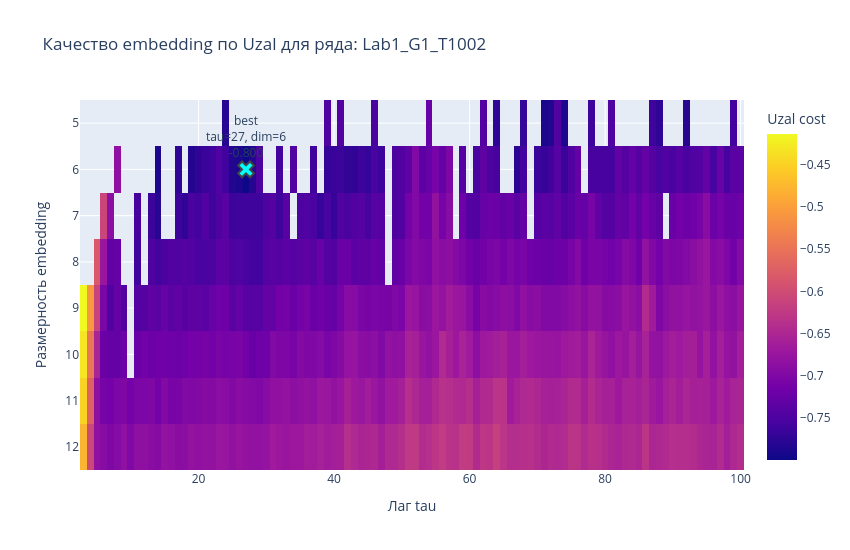
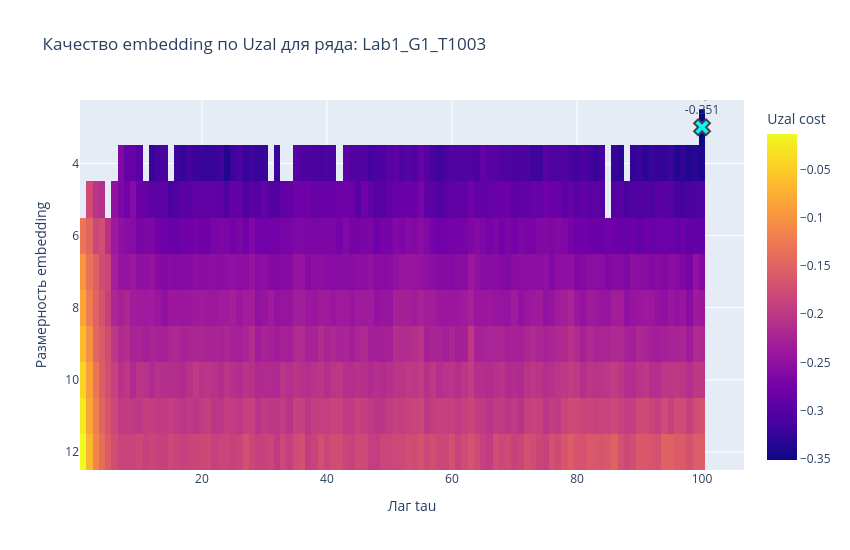
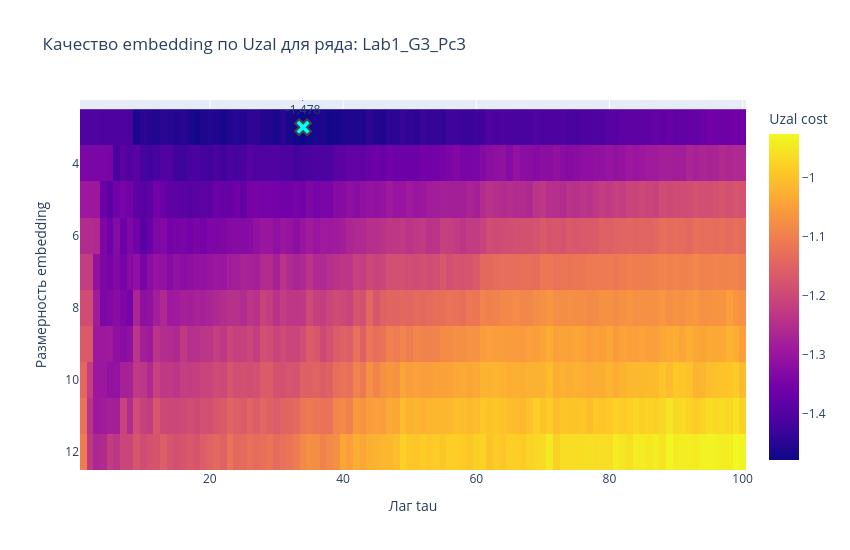
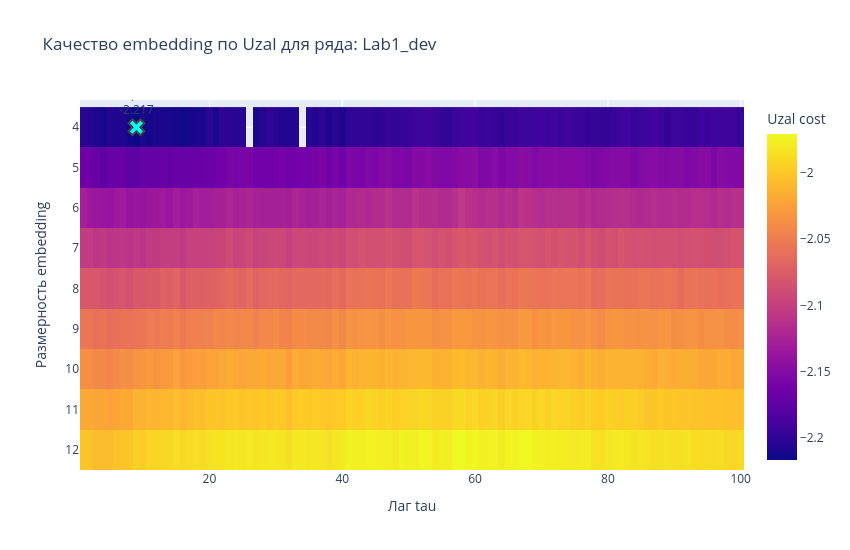

The notebook cell saved with these charts, in order:
### Markdown cell above
## Визуализация качества вложения по критерию Узала

### Code cell
# ошибки реконструкции
# ошибки обусловленные шумами

def plot_random_uzal_quality(
    results_df,
    n_series=15,
    random_state=42,
    min_points=5
):
    """
    Строит графики зависимости качества вложения Uzal
    от лага tau и размерности dimension для n_series случайных рядов.

    На каждом графике крестиком отмечается лучший результат
    (минимальное значение uzal_cost).
    """

    required_columns = {"column", "tau", "dimension", "uzal_cost"}
    missing_columns = required_columns - set(results_df.columns)

    if missing_columns:
        raise ValueError(f"В таблице нет колонок: {sorted(missing_columns)}")

    df = results_df.dropna(subset=["column", "tau", "dimension", "uzal_cost"]).copy()

    df["tau"] = df["tau"].astype(int)
    df["dimension"] = df["dimension"].astype(int)

    # Оставляем только те ряды, где достаточно точек
    counts = df.groupby("column").size()
    valid_columns = counts[counts >= min_points].index.to_numpy()

    if len(valid_columns) == 0:
        raise ValueError("Нет рядов с достаточным количеством значений uzal_cost.")

    n_series = min(n_series, len(valid_columns))

    rng = np.random.default_rng(random_state)
    selected_columns = rng.choice(valid_columns, size=n_series, replace=False)

    print("Выбранные ряды:")
    for col in selected_columns:
        print("-", col)

    for col in selected_columns:
        one = df[df["column"] == col].copy()

        # Лучшая строка = минимальный uzal_cost
        best_row = one.loc[one["uzal_cost"].idxmin()]
        best_tau = best_row["tau"]
        best_dim = best_row["dimension"]
        best_cost = best_row["uzal_cost"]

        # Таблица: строки — dimension, столбцы — tau, значения — uzal_cost
        pivot = one.pivot_table(
            index="dimension",
            columns="tau",
            values="uzal_cost",
            aggfunc="mean"
        )

        fig = px.imshow(
            pivot,
            labels={
                "x": "Лаг tau",
                "y": "Размерность embedding",
                "color": "Uzal cost"
            },
            title=f"Качество embedding по Uzal для ряда: {col}",
            aspect="auto"
        )

        # Добавляем крестик в точку лучшего результата
        fig.add_scatter(
            x=[best_tau],
            y=[best_dim],
            mode="markers+text",
            marker=dict(
                symbol="x",
                size=14,
                color="cyan",
                line=dict(width=2)
            ),
            text=[f"best<br>tau={best_tau}, dim={best_dim}<br>{best_cost:.3f}"],
            textposition="top center",
            name="Лучший результат"
        )

        fig.update_layout(
            width=850,
            height=550
        )

        fig.show()

        print(
            f"Лучший результат для {col}: "
            f"tau={best_tau}, dimension={best_dim}, uzal_cost={best_cost:.6f}"
        )

plot_random_uzal_quality(finite_results, n_series=15, random_state=42)

### Figure 1 — Plotly figure (JSON) as saved in the notebook; plotly's stock layout.template omitted (floating-point values rounded to 4 significant figures; data arrays with more than 128 entries replaced by an {"elided": "..."} marker saying what was removed)
{"data": [{"coloraxis": "coloraxis", "hovertemplate": "Лаг tau: %{x}<br>Размерность embedding: %{y}<br>Uzal cost: %{z}<extra></extra>", "name": "0", "type": "heatmap", "x": [3, 4, 5, 6, 7, 8, 9, 10, 11, 12, 13, 14, 15, 16, 17, 18, 19, 20, 21, 22, 23, 24, 25, 26, 27, 28, 29, 30, 31, 32, 33, 34, 35, 36, 37, 38, 39, 40, 41, 42, 43, 44, 45, 46, 47, 48, 49, 50, 51, 52, 53, 54, 55, 56, 57, 58, 59, 60, 61, 62, 63, 64, 65, 66, 67, 68, 69, 70, 71, 72, 73, 74, 75, 76, 77, 78, 79, 80, 81, 82, 83, 84, 85, 86, 87, 88, 89, 90, 91, 92, 93, 94, 95, 96, 97, 98, 99, 100], "xaxis": "x", "y": [5, 6, 7, 8, 9, 10, 11, 12], "yaxis": "y", "z": {"elided": "8x98 float values"}}, {"marker": {"color": "cyan", "line": {"width": 2}, "size": 14, "symbol": "x"}, "mode": "markers+text", "name": "Лучший результат", "text": ["best<br>tau=27, dim=6<br>-0.800"], "textposition": "top center", "type": "scatter", "x": [27], "y": [6]}], "layout": {"coloraxis": {"colorbar": {"title": {"text": "Uzal cost"}}, "colorscale": [[0, "#0d0887"], [0.1111, "#46039f"], [0.2222, "#7201a8"], [0.3333, "#9c179e"], [0.4444, "#bd3786"], [0.5556, "#d8576b"], [0.6667, "#ed7953"], [0.7778, "#fb9f3a"], [0.8889, "#fdca26"], [1, "#f0f921"]]}, "height": 550, "title": {"text": "Качество embedding по Uzal для ряда: Lab1_G1_T1002"}, "width": 850, "xaxis": {"anchor": "y", "domain": [0, 1], "title": {"text": "Лаг tau"}}, "yaxis": {"anchor": "x", "autorange": "reversed", "domain": [0, 1], "title": {"text": "Размерность embedding"}}}}

### Figure 2 — Plotly figure (JSON) as saved in the notebook; plotly's stock layout.template omitted (floating-point values rounded to 4 significant figures; data arrays with more than 128 entries replaced by an {"elided": "..."} marker saying what was removed)
{"data": [{"coloraxis": "coloraxis", "hovertemplate": "Лаг tau: %{x}<br>Размерность embedding: %{y}<br>Uzal cost: %{z}<extra></extra>", "name": "0", "type": "heatmap", "x": [1, 2, 3, 4, 5, 6, 7, 8, 9, 10, 11, 12, 13, 14, 15, 16, 17, 18, 19, 20, 21, 22, 23, 24, 25, 26, 27, 28, 29, 30, 31, 32, 33, 34, 35, 36, 37, 38, 39, 40, 41, 42, 43, 44, 45, 46, 47, 48, 49, 50, 51, 52, 53, 54, 55, 56, 57, 58, 59, 60, 61, 62, 63, 64, 65, 66, 67, 68, 69, 70, 71, 72, 73, 74, 75, 76, 77, 78, 79, 80, 81, 82, 83, 84, 85, 86, 87, 88, 89, 90, 91, 92, 93, 94, 95, 96, 97, 98, 99, 100], "xaxis": "x", "y": [3, 4, 5, 6, 7, 8, 9, 10, 11, 12], "yaxis": "y", "z": {"elided": "10x100 float values"}}, {"marker": {"color": "cyan", "line": {"width": 2}, "size": 14, "symbol": "x"}, "mode": "markers+text", "name": "Лучший результат", "text": ["best<br>tau=100, dim=3<br>-0.351"], "textposition": "top center", "type": "scatter", "x": [100], "y": [3]}], "layout": {"coloraxis": {"colorbar": {"title": {"text": "Uzal cost"}}, "colorscale": [[0, "#0d0887"], [0.1111, "#46039f"], [0.2222, "#7201a8"], [0.3333, "#9c179e"], [0.4444, "#bd3786"], [0.5556, "#d8576b"], [0.6667, "#ed7953"], [0.7778, "#fb9f3a"], [0.8889, "#fdca26"], [1, "#f0f921"]]}, "height": 550, "title": {"text": "Качество embedding по Uzal для ряда: Lab1_G1_T1003"}, "width": 850, "xaxis": {"anchor": "y", "domain": [0, 1], "title": {"text": "Лаг tau"}}, "yaxis": {"anchor": "x", "autorange": "reversed", "domain": [0, 1], "title": {"text": "Размерность embedding"}}}}

### Figure 3 — Plotly figure (JSON) as saved in the notebook; plotly's stock layout.template omitted (floating-point values rounded to 4 significant figures; data arrays with more than 128 entries replaced by an {"elided": "..."} marker saying what was removed)
{"data": [{"coloraxis": "coloraxis", "hovertemplate": "Лаг tau: %{x}<br>Размерность embedding: %{y}<br>Uzal cost: %{z}<extra></extra>", "name": "0", "type": "heatmap", "x": [1, 2, 3, 4, 5, 6, 7, 8, 9, 10, 11, 12, 13, 14, 15, 16, 17, 18, 19, 20, 21, 22, 23, 24, 25, 26, 27, 28, 29, 30, 31, 32, 33, 34, 35, 36, 37, 38, 39, 40, 41, 42, 43, 44, 45, 46, 47, 48, 49, 50, 51, 52, 53, 54, 55, 56, 57, 58, 59, 60, 61, 62, 63, 64, 65, 66, 67, 68, 69, 70, 71, 72, 73, 74, 75, 76, 77, 78, 79, 80, 81, 82, 83, 84, 85, 86, 87, 88, 89, 90, 91, 92, 93, 94, 95, 96, 97, 98, 99, 100], "xaxis": "x", "y": [3, 4, 5, 6, 7, 8, 9, 10, 11, 12], "yaxis": "y", "z": {"elided": "10x100 float values"}}, {"marker": {"color": "cyan", "line": {"width": 2}, "size": 14, "symbol": "x"}, "mode": "markers+text", "name": "Лучший результат", "text": ["best<br>tau=34, dim=3<br>-1.478"], "textposition": "top center", "type": "scatter", "x": [34], "y": [3]}], "layout": {"coloraxis": {"colorbar": {"title": {"text": "Uzal cost"}}, "colorscale": [[0, "#0d0887"], [0.1111, "#46039f"], [0.2222, "#7201a8"], [0.3333, "#9c179e"], [0.4444, "#bd3786"], [0.5556, "#d8576b"], [0.6667, "#ed7953"], [0.7778, "#fb9f3a"], [0.8889, "#fdca26"], [1, "#f0f921"]]}, "height": 550, "title": {"text": "Качество embedding по Uzal для ряда: Lab1_G3_Pc3"}, "width": 850, "xaxis": {"anchor": "y", "domain": [0, 1], "title": {"text": "Лаг tau"}}, "yaxis": {"anchor": "x", "autorange": "reversed", "domain": [0, 1], "title": {"text": "Размерность embedding"}}}}

### Figure 4 — Plotly figure (JSON) as saved in the notebook; plotly's stock layout.template omitted (floating-point values rounded to 4 significant figures; data arrays with more than 128 entries replaced by an {"elided": "..."} marker saying what was removed)
{"data": [{"coloraxis": "coloraxis", "hovertemplate": "Лаг tau: %{x}<br>Размерность embedding: %{y}<br>Uzal cost: %{z}<extra></extra>", "name": "0", "type": "heatmap", "x": [1, 2, 3, 4, 5, 6, 7, 8, 9, 10, 11, 12, 13, 14, 15, 16, 17, 18, 19, 20, 21, 22, 23, 24, 25, 26, 27, 28, 29, 30, 31, 32, 33, 34, 35, 36, 37, 38, 39, 40, 41, 42, 43, 44, 45, 46, 47, 48, 49, 50, 51, 52, 53, 54, 55, 56, 57, 58, 59, 60, 61, 62, 63, 64, 65, 66, 67, 68, 69, 70, 71, 72, 73, 74, 75, 76, 77, 78, 79, 80, 81, 82, 83, 84, 85, 86, 87, 88, 89, 90, 91, 92, 93, 94, 95, 96, 97, 98, 99, 100], "xaxis": "x", "y": [4, 5, 6, 7, 8, 9, 10, 11, 12], "yaxis": "y", "z": {"elided": "9x100 float values"}}, {"marker": {"color": "cyan", "line": {"width": 2}, "size": 14, "symbol": "x"}, "mode": "markers+text", "name": "Лучший результат", "text": ["best<br>tau=9, dim=4<br>-2.217"], "textposition": "top center", "type": "scatter", "x": [9], "y": [4]}], "layout": {"coloraxis": {"colorbar": {"title": {"text": "Uzal cost"}}, "colorscale": [[0, "#0d0887"], [0.1111, "#46039f"], [0.2222, "#7201a8"], [0.3333, "#9c179e"], [0.4444, "#bd3786"], [0.5556, "#d8576b"], [0.6667, "#ed7953"], [0.7778, "#fb9f3a"], [0.8889, "#fdca26"], [1, "#f0f921"]]}, "height": 550, "title": {"text": "Качество embedding по Uzal для ряда: Lab1_dev"}, "width": 850, "xaxis": {"anchor": "y", "domain": [0, 1], "title": {"text": "Лаг tau"}}, "yaxis": {"anchor": "x", "autorange": "reversed", "domain": [0, 1], "title": {"text": "Размерность embedding"}}}}
